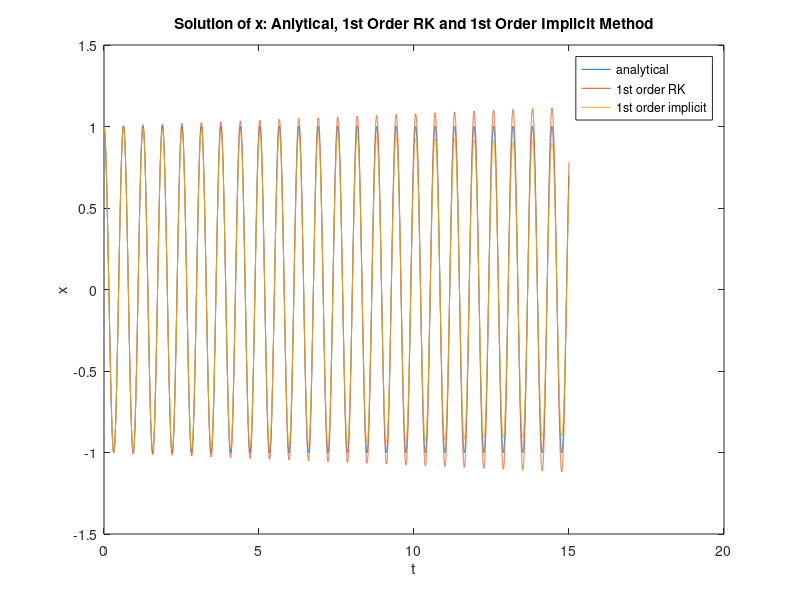

Here is the MATLAB script that generated this plot:
%
%% MECH 505 - Homework 2
%% Sichao Zhang, S01276479
%
%% Problem 2
%% Function Definition
I = @(t) cos(10*t);
N = 1e4 : 1e4 : 1e5;
dt = 15./N;
A = [100,0;0,1];
B = [0,1;-1,0];
getk = @(y) -inv(B)*A*y;
nn = length(N);
t = dt(nn)*[0:N(nn)];
plot(t,I(t));
hold on;
%
%% A First Order Explicit Runge Kutta Scheme
y = zeros(2,N(nn)+1);
ydot = zeros(2,N(nn)+1);
y(1,1) = 1;
y(2,1) = 0;
for ii  = 1 : N(nn)
    ydot(:,ii) = getk(y(:,ii));
    y(:,ii+1) = y(:,ii) + dt(nn)*ydot(:,ii);
end   

plot(t,y(1,:));
hold on;
%
%% A First Order Implicit Scheme
y = zeros(2,N(nn)+1);
y(1,1) = 1;
y(2,1) = 0;
for ii  = 1 : N(nn)
    y(:,ii+1) =  inv(eye(2)+dt(nn)*inv(B)*A)*y(:,ii);
end 

plot(t,y(1,:));
hold on;
%
%%
xlabel('t');
ylabel('x');
title('Solution of x: Anlytical, 1st Order RK and 1st Order Implicit Method');
legend('analytical','1st order RK','1st order implicit');
